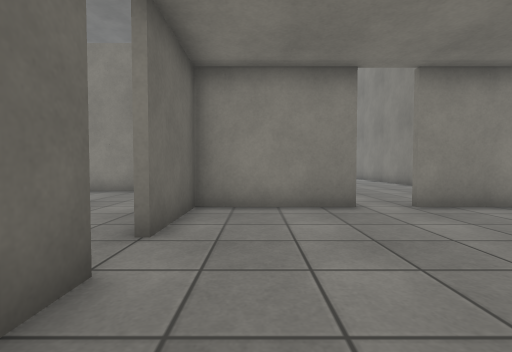
View 1 (above)

24 first-person views from a walk through a Gazebo world. The camera is 0.94 m above the floor, tilts 2° down and sees 85° across. The floor is counted in squares, 1 m on a side. Each view is taken from the middle of a square. On the plan, view 1 faces up. The plan holds only what a view shows up to about 11 squares ahead; the rest is blank. Some stock models are drawn as simple stand-ins.

View 2
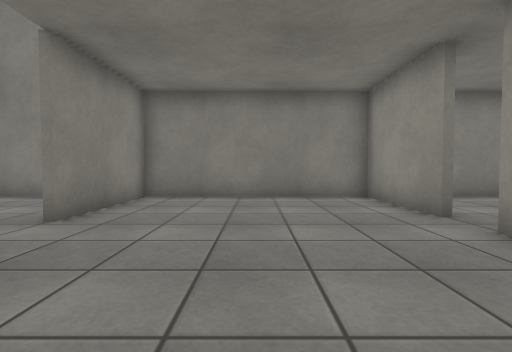

View 3
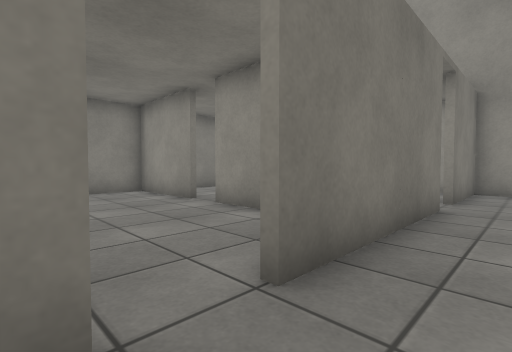

View 4
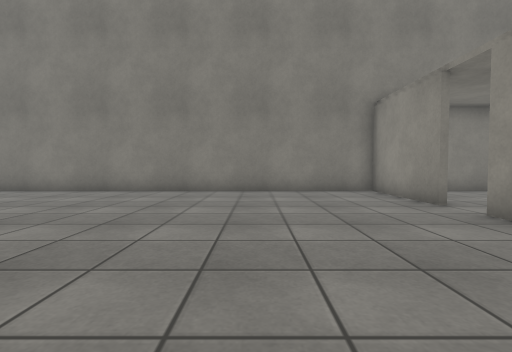

View 5
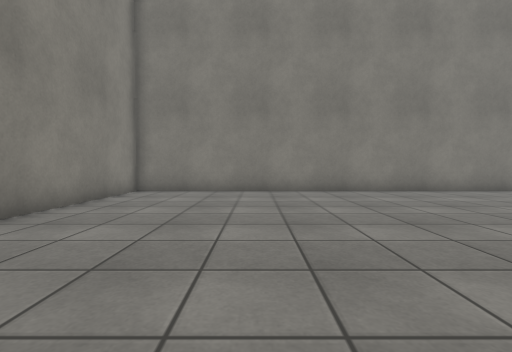

View 6
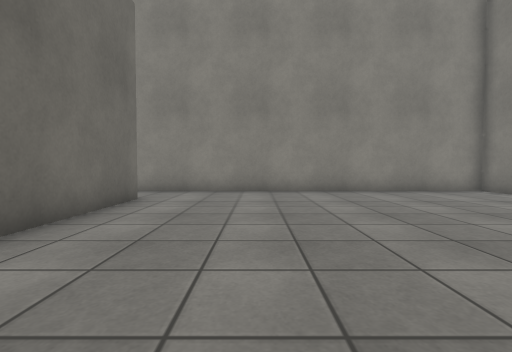

View 7
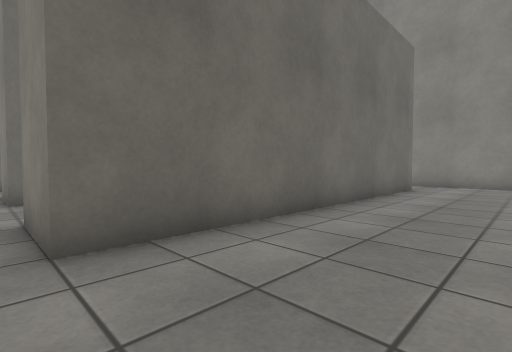

View 8
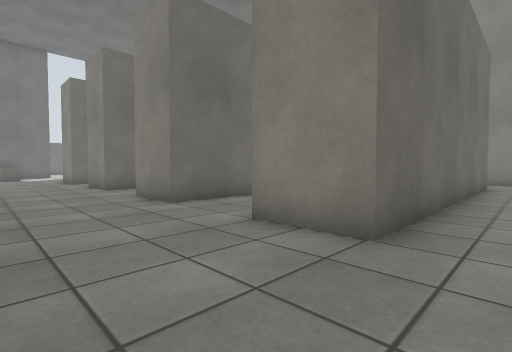

View 9
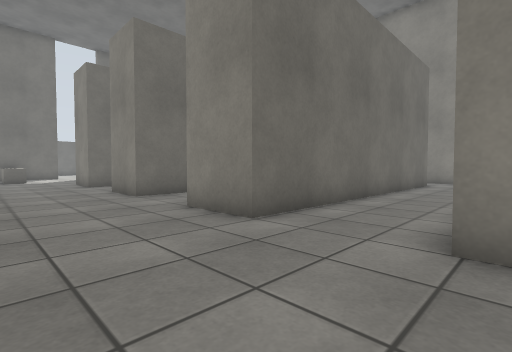

View 10
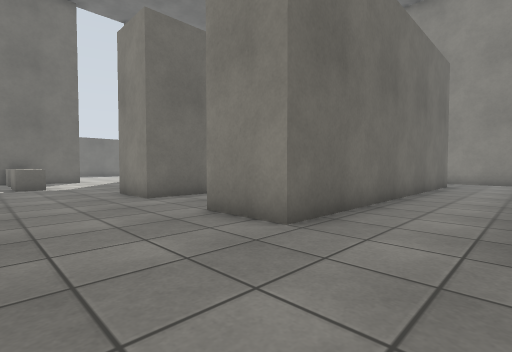

View 11
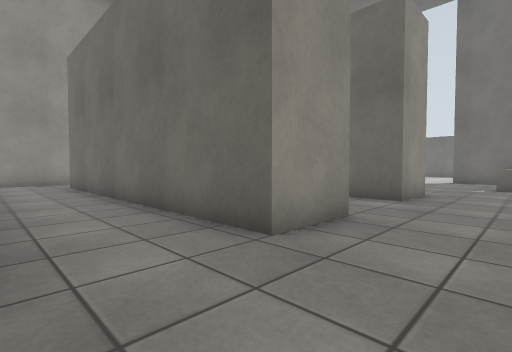

View 12
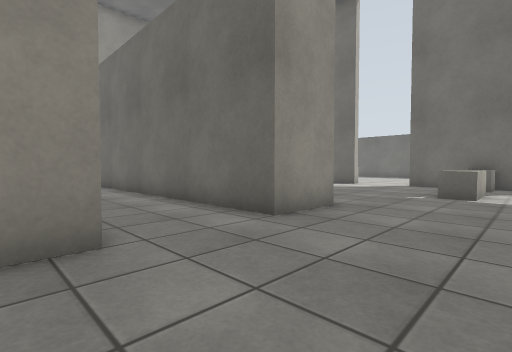

View 13
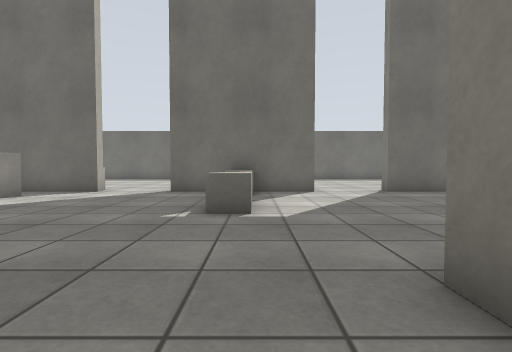

View 14
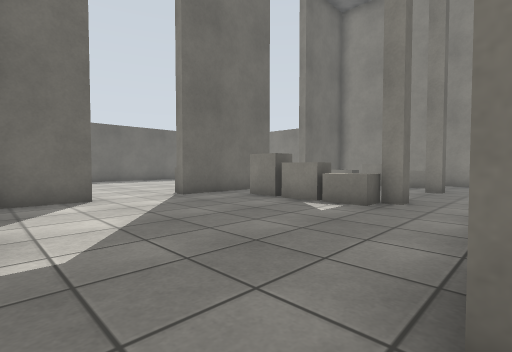

View 15
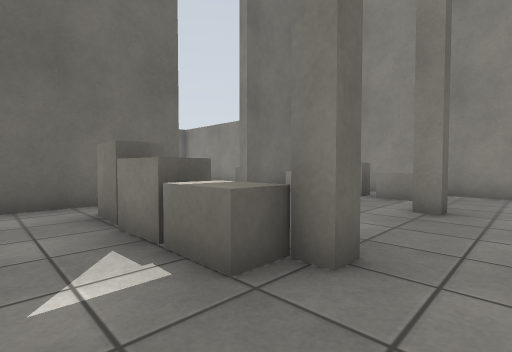

View 16
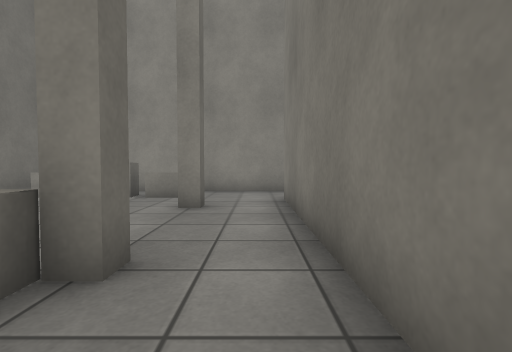

View 17
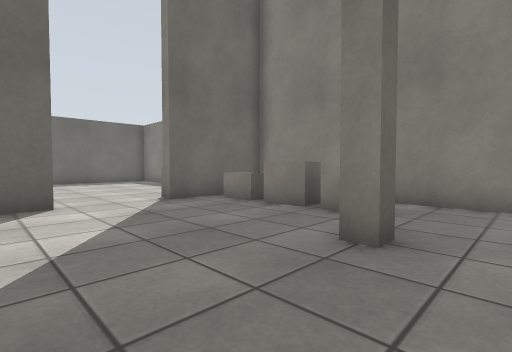

View 18
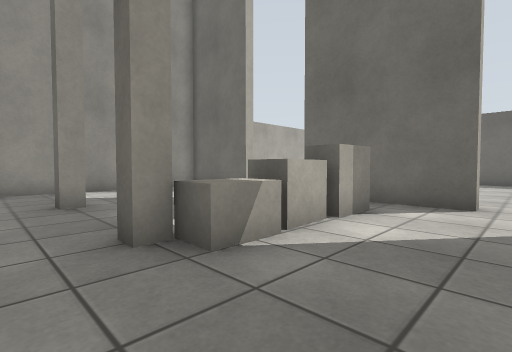

View 19
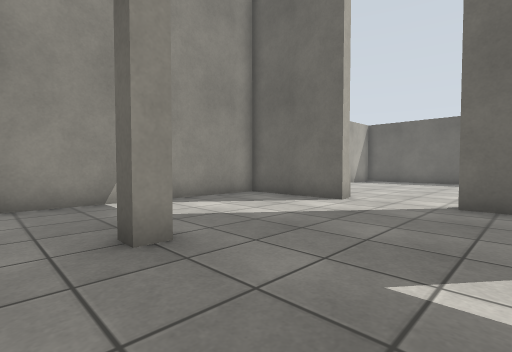

View 20
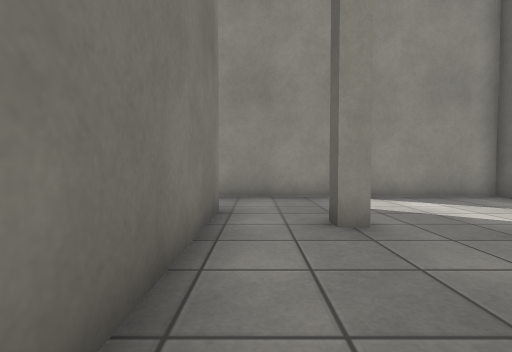

View 21
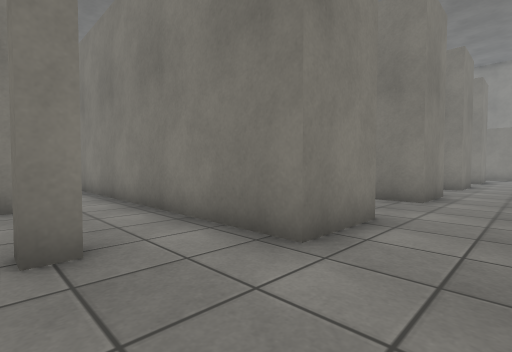

View 22
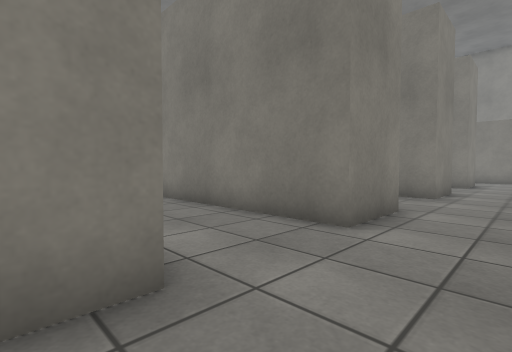

View 23
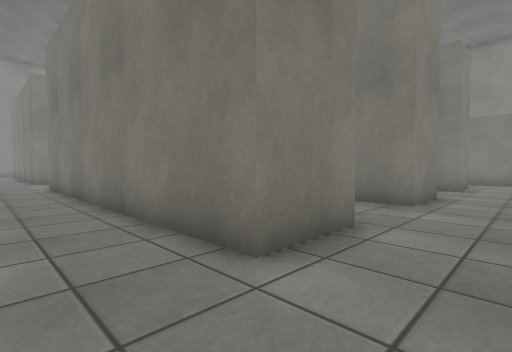

View 24
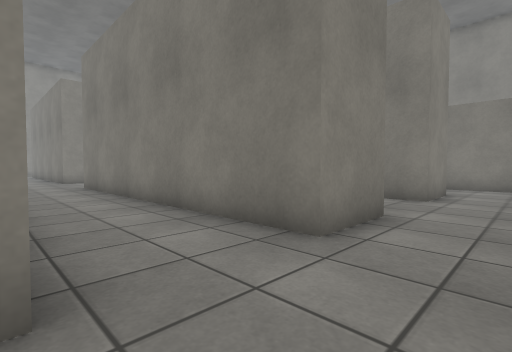

### Floor plan
Points are (right, up) in squares from view 1. A wall is a line through its corners. A room is listed if a view was taken in it or the views show most of it. See-through windows are left out.
Room 1 (views 1, 2)
walls: (2.4, 6.4) (-1.4, 6.4) (-1.4, 3.6); (4, -0.4) (7.5, -0.4) (7.5, 6.1); (1.2, -0.4) (3, -0.4); (-1.4, 2.4) (-1.4, 1.5); (7.5, 6.4) (3.6, 6.4)
ways out: opening at (-1, 3) to room 2; opening at (3, 6) to room 2; gap at (3.5, -1)
Room 2 (views 3, 4, 5, 6, 7, 8, 9, 10, 11, 12, 13, 14, 15, 16, 17, 18, 19, 20, 21, 22, 23, 24)
walls: (-20, 12.6) (-20, 10.5) (-22.2, 10.5); (-9.6, 19) (-9.6, 10.5) (-11.9, 10.5); (-22.2, 6.5) (-20, 6.5) (-20, -1.6); (-14.8, 19.9) (-14.8, 10.5) (-17, 10.5); (-22.2, 14.8) (-22.2, 22); (-4.4, 22.1) (-4.4, 10.5) (-6.6, 10.5); (-14.8, -5) (-17, -5) (-17, 6.5) (-14.8, 6.5) (-14.8, -3.8); (1.8, 6.5) (2.4, 6.5); (-9.5, -5) (-11.8, -5) (-11.8, 5.4); (-19.9, -5) (-22.2, -5) (-22.2, 5.1); (3.6, 6.5) (7.5, 6.5); (-21.9, 24.5) (-30.3, 24.5) (-30.3, 20.8); (-1.6, -2.9) (-1.6, 2.4); (-4.4, -5) (-6.6, -5) (-6.6, -3.9); (-30.3, 10.5) (-30.3, 9.4); (-30.3, 7.6) (-30.3, 5.9); (-30.3, 2.6) (-30.3, -1.2); (-30.3, 17.5) (-30.3, 13.8); (-2.5, -7.5) (-1.6, -7.5) (-1.6, -4.1); (7.5, 6.1) (7.5, 24.5) (-5.5, 24.5); (-30.3, -4.4) (-30.3, -7.5) (-21.9, -7.5)
ways out: opening at (-1, 3) to room 1; opening at (3, 6) to room 1; opening at (-31.7, -3); opening at (-31.7, 4); opening at (-31.7, 12); opening at (-31.7, 19); gap at (-1, -3.5)
objects: other object (-31, -4); grey box (-30, 8) to (-29, 9); grey box (-29, 1) to (-28, 1); grey box (-29, 16) to (-28, 16); grey box (-29, 23) to (-28, 23); grey box (-28, 22) to (-27, 23); grey box (-27, 1) to (-26, 1); grey box (-27, 8) to (-26, 9); grey box (-27, 16); grey box (-26, 16) to (-25, 16); grey box (-26, 23) to (-25, 23); grey box (-25, 1); grey post (-24, -3); grey post (-24, 1); grey post (-24, 17); grey post (-24, 21)

Where each view was taken, in squares from view 1:
view 1: 0 up, 0 right, facing up
view 2: 3 up, 1 left, facing right
view 3: 4 up, 3 left, facing down-right
view 4: 11 up, 3 left, facing right
view 5: 20 up, 3 left, facing right
view 6: 14 up, 1 left, facing up
view 7: 10 up, 1 left, facing up-left
view 8: 7 up, 3 left, facing up-left
view 9: 7 up, 6 left, facing up-left
view 10: 7 up, 12 left, facing up-left
view 11: 9 up, 12 left, facing down-left
view 12: 10 up, 16 left, facing down-left
view 13: 9 up, 20 left, facing left
view 14: 9 up, 22 left, facing up-left
view 15: 14 up, 23 left, facing up-left
view 16: 14 up, 23 left, facing up
view 17: 17 up, 23 left, facing up-left
view 18: 4 up, 23 left, facing down-left
view 19: 0 up, 23 left, facing down-left
view 20: 1 up, 23 left, facing down
view 21: 7 down, 25 left, facing up-right
view 22: 7 down, 21 left, facing up-right
view 23: 7 down, 19 left, facing up-right
view 24: 7 down, 15 left, facing up-right
